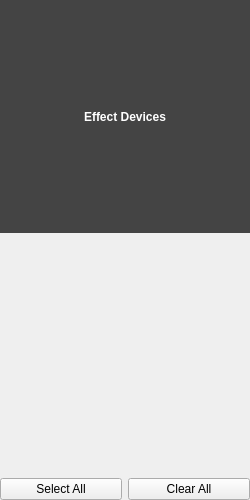
<?xml version="1.0" encoding="UTF-8"?>
<ui version="4.0">
 <class>DeviceListPanel</class>
 <widget class="QWidget" name="DeviceListPanel">
  <property name="geometry">
   <rect>
    <x>0</x>
    <y>0</y>
    <width>250</width>
    <height>500</height>
   </rect>
  </property>
  <layout class="QVBoxLayout" name="mainLayout">
   <property name="leftMargin">
    <number>0</number>
   </property>
   <property name="topMargin">
    <number>0</number>
   </property>
   <property name="rightMargin">
    <number>0</number>
   </property>
   <property name="bottomMargin">
    <number>0</number>
   </property>
   <item>
    <widget class="QLabel" name="titleLabel">
     <property name="text">
      <string>Effect Devices</string>
     </property>
     <property name="alignment">
      <set>Qt::AlignCenter</set>
     </property>
     <property name="styleSheet">
      <string>font-weight: bold; background-color: #444; color: white; padding: 4px;</string>
     </property>
    </widget>
   </item>
   <item>
    <widget class="QWidget" name="deviceListContainer" native="true">
     <layout class="QVBoxLayout" name="deviceListContainerLayout">
      <property name="leftMargin">
       <number>0</number>
      </property>
      <property name="topMargin">
       <number>0</number>
      </property>
      <property name="rightMargin">
       <number>0</number>
      </property>
      <property name="bottomMargin">
       <number>0</number>
      </property>
     </layout>
    </widget>
   </item>
   <item>
    <layout class="QHBoxLayout" name="deviceButtonsLayout">
     <item>
      <widget class="QPushButton" name="selectAllButton">
       <property name="text">
        <string>Select All</string>
       </property>
      </widget>
     </item>
     <item>
      <widget class="QPushButton" name="clearAllButton">
       <property name="text">
        <string>Clear All</string>
       </property>
      </widget>
     </item>
    </layout>
   </item>
  </layout>
 </widget>
 <resources/>
 <connections/>
</ui>
